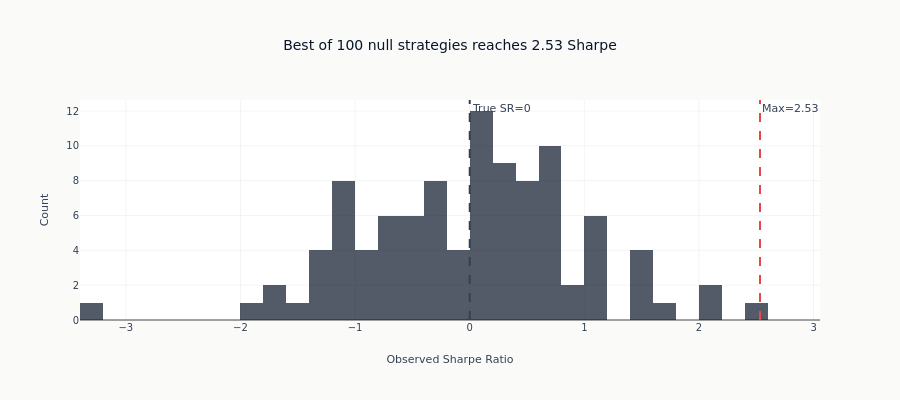

Notebook code for this chart:
### Code cell
# Visualize the distribution
fig = go.Figure()

fig.add_trace(
    go.Histogram(
        x=results["all_sharpes"],
        nbinsx=30,
        name="Observed Sharpes",
        marker_color=COLORS["blue"],
        opacity=0.7,
    )
)

# Add markers
fig.add_vline(
    x=0,
    line_dash="dash",
    line_color=COLORS["neutral"],
    annotation_text="True SR=0",
)
fig.add_vline(
    x=results["max_sharpe"],
    line_dash="dash",
    line_color=COLORS["negative"],
    annotation_text=f"Max={results['max_sharpe']:.2f}",
)

fig.update_layout(
    title=f"Best of 100 null strategies reaches {results['max_sharpe']:.2f} Sharpe",
    xaxis_title="Observed Sharpe Ratio",
    yaxis_title="Count",
    height=400,
)
show_plot(fig)

### Figure 1 — Plotly figure (JSON) as saved in the notebook; plotly's stock layout.template omitted (floating-point values rounded to 4 significant figures)
{"data": [{"marker": {"color": "#0a1628"}, "name": "Observed Sharpes", "nbinsx": 30, "opacity": 0.7, "type": "histogram", "x": [-0.06179, 0.4001, -1.223, 2.532, 1.481, 1.678, 1.124, -0.5401, -0.3786, 0.3345, 1.584, -1.086, -0.4688, 0.1268, 0.5509, -1.549, -1.147, -1.358, 0.006556, 0.191, 0.3618, -1.711, -1.003, -0.792, 0.2808, -1.156, -0.2015, -0.6208, 0.008636, 0.06435, -0.2028, 0.762, 0.2136, 0.6307, 1.031, -0.611, -0.2047, 0.5259, -0.9517, 0.1109, -0.05642, -0.7203, -0.596, -1.218, 0.06821, -0.3077, 0.6407, -0.3346, 0.7794, -1.211, 1.146, 0.2458, 0.9925, 0.306, 1.102, 0.01634, 0.6279, -0.1882, 0.5824, 0.6112, -0.8393, 0.2996, 0.06209, 1.587, -0.8939, 0.6831, 0.3942, 0.1333, 2.089, 0.476, -0.4242, 0.5365, 0.7594, 0.03365, -0.1871, -1.041, 1.519, 0.2339, 0.567, -0.7019, -0.4934, -0.939, -1.149, 1.061, 0.4829, 0.1728, 1.133, -0.3912, -3.288, -0.4999, 0.804, -1.183, 0.6873, 0.6277, -1.696, 2.081, -1.814, -0.788, -0.3894, -1.087]}], "layout": {"annotations": [{"showarrow": false, "text": "True SR=0", "x": 0, "xanchor": "left", "xref": "x", "y": 1, "yanchor": "top", "yref": "y domain"}, {"showarrow": false, "text": "Max=2.53", "x": 2.532, "xanchor": "left", "xref": "x", "y": 1, "yanchor": "top", "yref": "y domain"}], "height": 400, "shapes": [{"line": {"color": "#334155", "dash": "dash"}, "type": "line", "x0": 0, "x1": 0, "xref": "x", "y0": 0, "y1": 1, "yref": "y domain"}, {"line": {"color": "#ef4444", "dash": "dash"}, "type": "line", "x0": 2.532, "x1": 2.532, "xref": "x", "y0": 0, "y1": 1, "yref": "y domain"}], "title": {"text": "Best of 100 null strategies reaches 2.53 Sharpe"}, "xaxis": {"title": {"text": "Observed Sharpe Ratio"}}, "yaxis": {"title": {"text": "Count"}}}}
